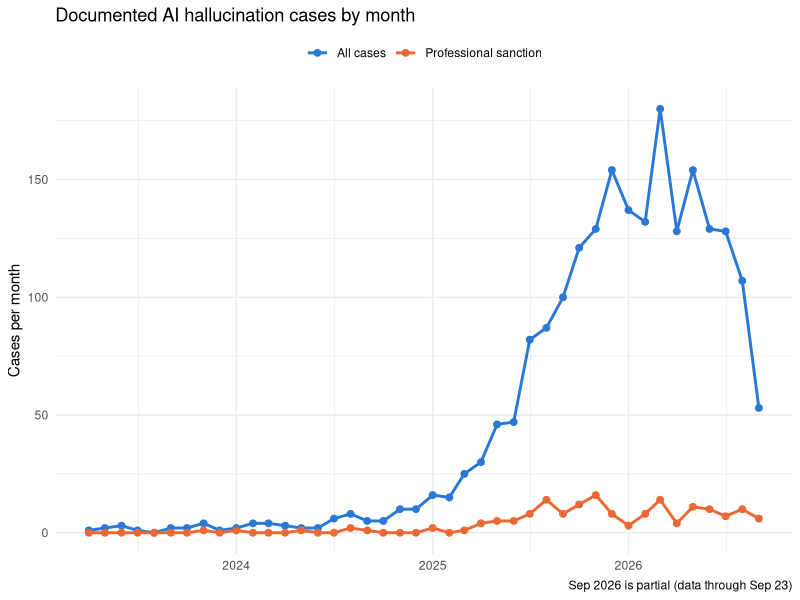
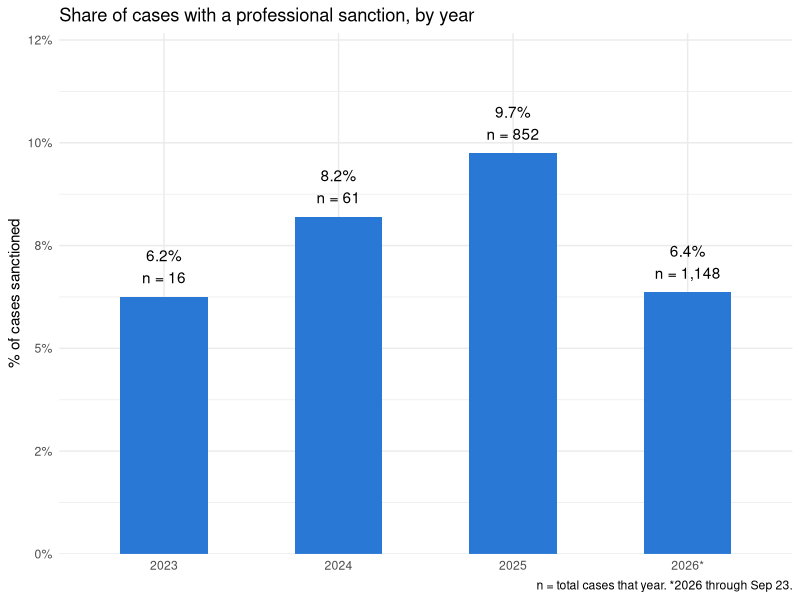
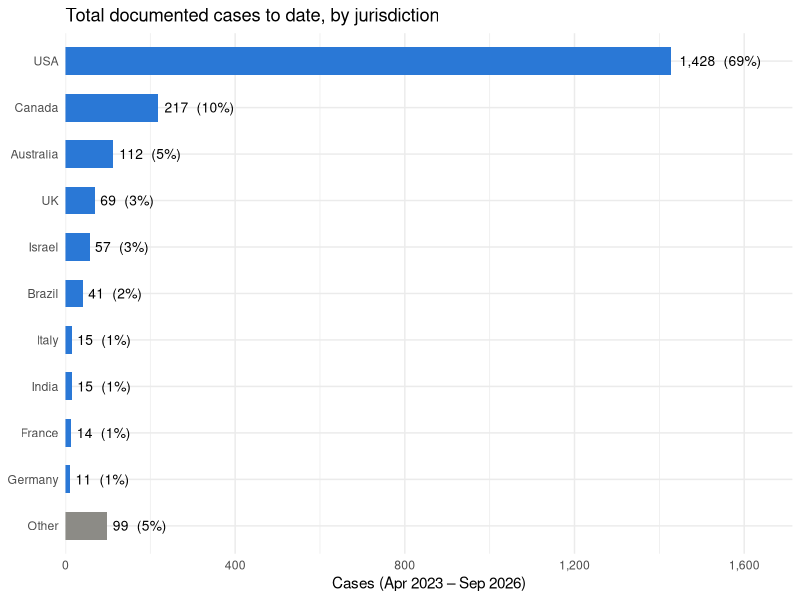

Generate these figures, in order, with R:
## ---- chunk 1
knitr::opts_chunk$set(echo = TRUE,fig.height=4, fig.width=4)
library(tidyverse)
# Welcome to quarto! 
# This is a comment, R will not compile this line 
## ---- chunk 2
df <- read_csv("hallucination_cases.csv")

library(tidyverse)
library(lubridate)

df <- read_csv("hallucination_cases.csv")

monthly <- df %>%
  mutate(Date = as.Date(Date),
         month = floor_date(Date, "month"),
         sanction = `Professional Sanction` == "Yes") %>%
  filter(!is.na(month)) %>%
  group_by(month) %>%
  summarise(`All cases` = n(),
            `Professional sanction` = sum(sanction), .groups = "drop") %>%
  complete(month = seq(min(month), max(month), by = "month"),
           fill = list(`All cases` = 0, `Professional sanction` = 0)) %>%
  pivot_longer(-month, names_to = "series", values_to = "cases")

ggplot(monthly, aes(month, cases, color = series)) +
  geom_line(linewidth = 1) +
  geom_point(size = 2) +
  scale_color_manual(values = c("All cases" = "#2a78d6",
                                "Professional sanction" = "#eb6834")) +
  labs(title = "Documented AI hallucination cases by month",
       x = NULL, y = "Cases per month", color = NULL,
       caption = "Sep 2026 is partial (data through Sep 23)") +
  theme_minimal() +
  theme(legend.position = "top")
## ---- chunk 3
library(tidyverse)
library(scales)

yearly <- df %>%
  mutate(Date = as.Date(Date), year = year(Date),
         sanction = `Professional Sanction` == "Yes") %>%
  filter(!is.na(year)) %>%
  group_by(year) %>%
  summarise(n = n(), k = sum(sanction), rate = k / n, .groups = "drop") %>%
  mutate(label = paste0(percent(rate, accuracy = 0.1), "\nn = ", comma(n)),
         year_lab = if_else(year == 2026, "2026*", as.character(year)))

ggplot(yearly, aes(year_lab, rate)) +
  geom_col(fill = "#2a78d6", width = 0.5) +
  geom_text(aes(label = label), vjust = -0.4, lineheight = 1.2) +
  scale_y_continuous(labels = percent_format(accuracy = 1),
                     expand = expansion(mult = c(0, 0.3))) +
  labs(title = "Share of cases with a professional sanction, by year",
       x = NULL, y = "% of cases sanctioned",
       caption = "n = total cases that year. *2026 through Sep 23.") +
  theme_minimal()
## ---- chunk 4
library(tidyverse)
library(scales)

by_juris <- df %>%
  count(`State(s)`, sort = TRUE) %>%
  mutate(group = if_else(row_number() <= 10, `State(s)`, "Other")) %>%
  group_by(group) %>%
  summarise(n = sum(n), .groups = "drop") %>%
  mutate(group = fct_reorder(group, n),
         group = fct_relevel(group, "Other"),   # put Other at the bottom
         label = paste0(comma(n), "  (", percent(n / sum(n), accuracy = 1), ")"))

ggplot(by_juris, aes(n, group, fill = group == "Other")) +
  geom_col(width = 0.6, show.legend = FALSE) +
  geom_text(aes(label = label), hjust = -0.1, size = 3.5) +
  scale_fill_manual(values = c(`FALSE` = "#2a78d6", `TRUE` = "#8c8b86")) +
  scale_x_continuous(expand = expansion(mult = c(0, 0.2)), labels = comma) +
  labs(title = "Total documented cases to date, by jurisdiction",
       x = "Cases (Apr 2023 – Sep 2026)", y = NULL) +
  theme_minimal()
## ---- chunk 5
library(tidyverse)

df <- read_csv("hallucination_cases.csv")

d <- df %>%
  mutate(
    # outcome: Yes/No factor (glm treats the 2nd level, "Yes", as the event)
    `Professional Sanction` = factor(`Professional Sanction`, levels = c("No", "Yes")),

    # collapse to 5 main jurisdictions + Other
    `State(s)` = case_when(
      `State(s)` %in% c("USA", "Canada", "Australia", "UK", "Brazil") ~ `State(s)`,
      TRUE ~ "Other"),
    `State(s)` = relevel(factor(`State(s)`), ref = "USA"),

    # collapse 16 labels to Lawyer / Pro se / Other
    `Party(ies)` = case_when(
      `Party(ies)` == "Lawyer"          ~ "Lawyer",
      `Party(ies)` == "Pro Se Litigant" ~ "Pro se",
      TRUE                              ~ "Other"),
    `Party(ies)` = relevel(factor(`Party(ies)`), ref = "Lawyer"),

    # keep the 7 main fields, merge the rest into "other", keep NA as "missing"
    `Legal Field Primary` = case_when(
      is.na(`Legal Field Primary`) ~ "missing",
      `Legal Field Primary` %in% c("contract", "administrative", "civil rights",
                                   "employment", "tort", "family", "criminal") ~ `Legal Field Primary`,
      TRUE ~ "other"),
    `Legal Field Primary` = relevel(factor(`Legal Field Primary`), ref = "contract")
  )

# check for empty cells first
table(d$`State(s)`, d$`Professional Sanction`)
table(d$`Party(ies)`, d$`Professional Sanction`)
table(d$`Legal Field Primary`, d$`Professional Sanction`)

fit <- glm(`Professional Sanction` ~ `State(s)` + `Party(ies)` + `Legal Field Primary`,
           data = d, family = binomial)

summary(fit)

# odds ratios with profile-likelihood CIs
exp(cbind(OR = coef(fit), confint(fit)))

# overall likelihood-ratio
